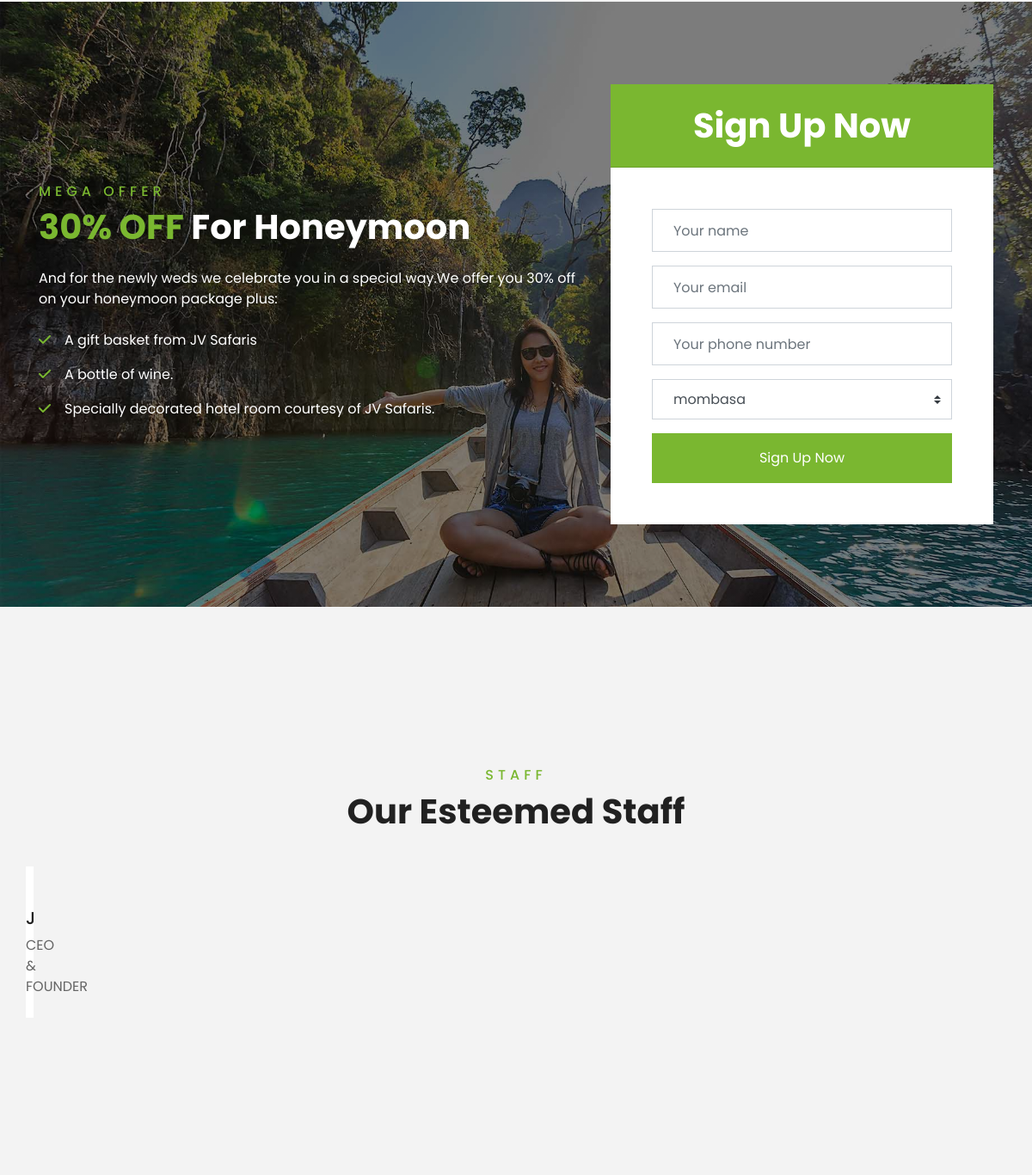
Page /about/ (middle part) on the earlier database version.
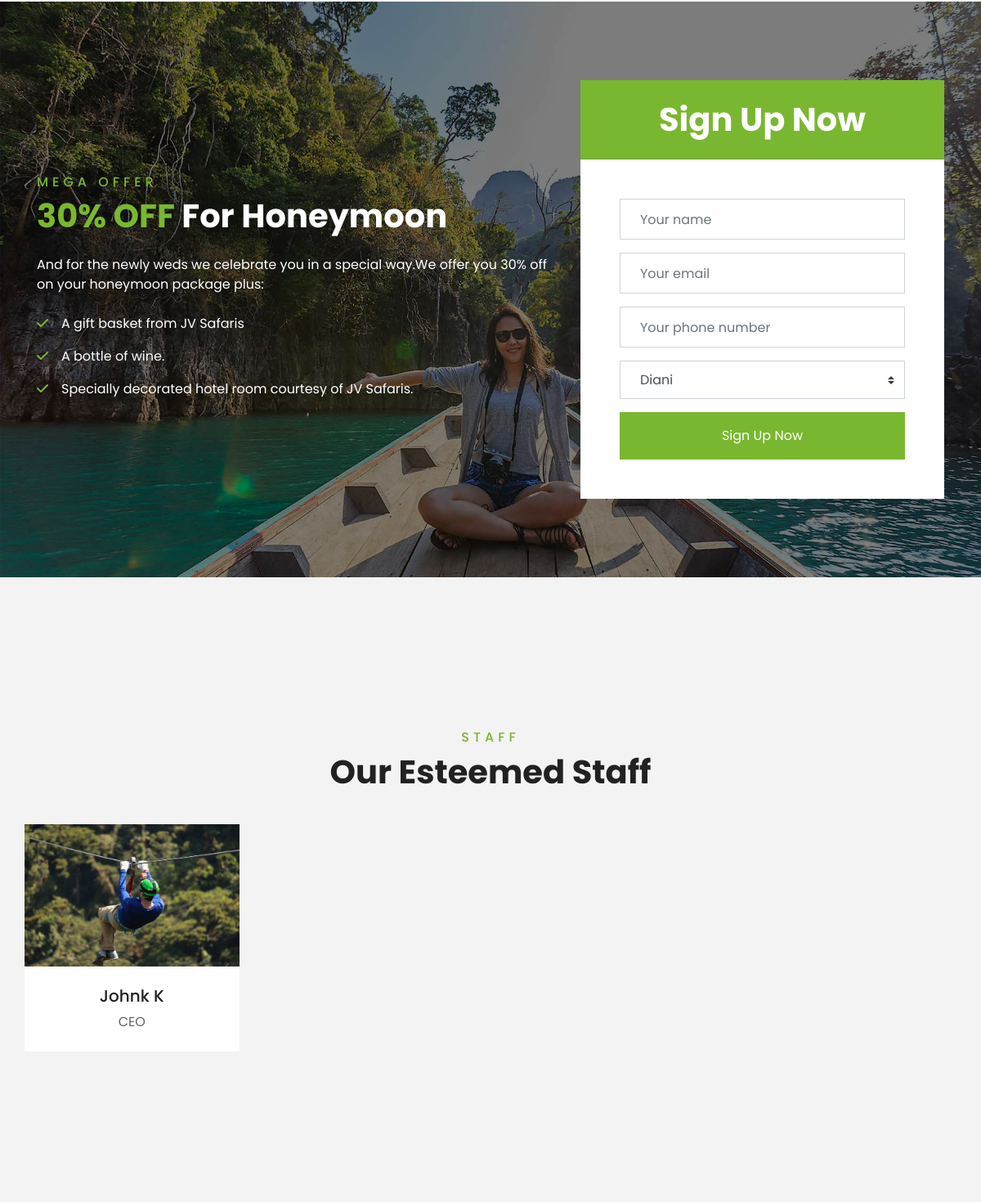
Same page on the later database version.
### JVSafarisMain/models.py (models this page shows, shortened)
class Staff(models.Model):
    name = models.CharField(max_length=255)
    designation = models.CharField(max_length=255)
    image = models.ImageField()
    twitter = models.CharField(max_length = 1000,blank = True)
    facebook = models.CharField(max_length = 1000,blank=True)
    instagram = models.CharField(max_length = 1000,blank=True)
    linkedin = models.CharField(max_length = 1000,blank = True)
    isEstemeed = models.BooleanField()

### JVSafarisMain/views.py (the view)
# urls.py: path('about/',views.about,name = 'about'),
def about(request):
    e = Paginator(Staff.objects.filter(isEstemeed =True).order_by('id').all(),4)
    estemeed_employees = e.page(1)
    return render(request,'JVSafarisMain/about.html',{
        'staff':estemeed_employees,
        'destinations':Destination.objects.all()
    })

### JVSafarisMain/templates/jvsafarismain/about.html (shortened to what the changed rows need)
{%extends 'JVSafarisMain/base.html'%}
{%load static%}
{%block body%}
    <div class="container-fluid bg-registration py-5" style="margin: 90px 0;">
        <div class="container py-5">
            <div class="row align-items-center">
                <div class="col-lg-7 mb-5 mb-lg-0">
                    <div class="mb-4">
                        <h1 class="text-white"><span class="text-primary">30% OFF</span> For Honeymoon</h1>
                    </div>
                </div>
                <div class="col-lg-5">
                    <div class="card border-0">
                        <div class="card-header bg-primary text-center p-4">
                            <h1 class="text-white m-0">Sign Up Now</h1>
                        </div>
                        <div class="card-body rounded-bottom bg-white p-5">
                            <form action="{%url "JVS:index" %} " method = "post">
                                <div class="form-group">
                                    <select name="destination" class="custom-select px-4" style="height: 47px;">
                                        {%for destination in destinations%}
                                        <option value="{{destination.id}}">{{destination.destinantion_name}}</option>
                                        {%endfor%}
                                    </select>
                                </div>
                            </form>
                        </div>
                    </div>
                </div>
            </div>
        </div>
    </div>
    <div class="container-fluid py-5">
        <div class="container pt-5 pb-3">
            <div class="text-center mb-3 pb-3">
                <h1>Our Esteemed Staff</h1>
            </div>
            <div class="row">
                {%for staff in staff%}
                <div class="row">
                    <div class="col-lg-3 col-md-4 col-sm-6 pb-2">
                        <div class="team-item bg-white mb-4">
                            <div class="team-img position-relative overflow-hidden">
                                <img class="img-fluid w-100" src="{{staff.image.url}}" alt="">
                                <div class="team-social">
                                </div>
                            </div>
                            <div class="text-center py-4">
                                <h5 class="text-truncate">{{staff.name}}</h5>
                                <p class="m-0">{{staff.designation}}</p>
                            </div>
                        </div>
                    </div>
                    {%endfor%}
            </div>
        </div>
    </div></div>
{%endblock%}

Differences in the rows shown:
removed Staff: designation "CEO & FOUNDER"
added Staff: image (picture), name "Johnk K", designation "CEO"
Other differences:
form field destination: "mombasa" → "Diani"
